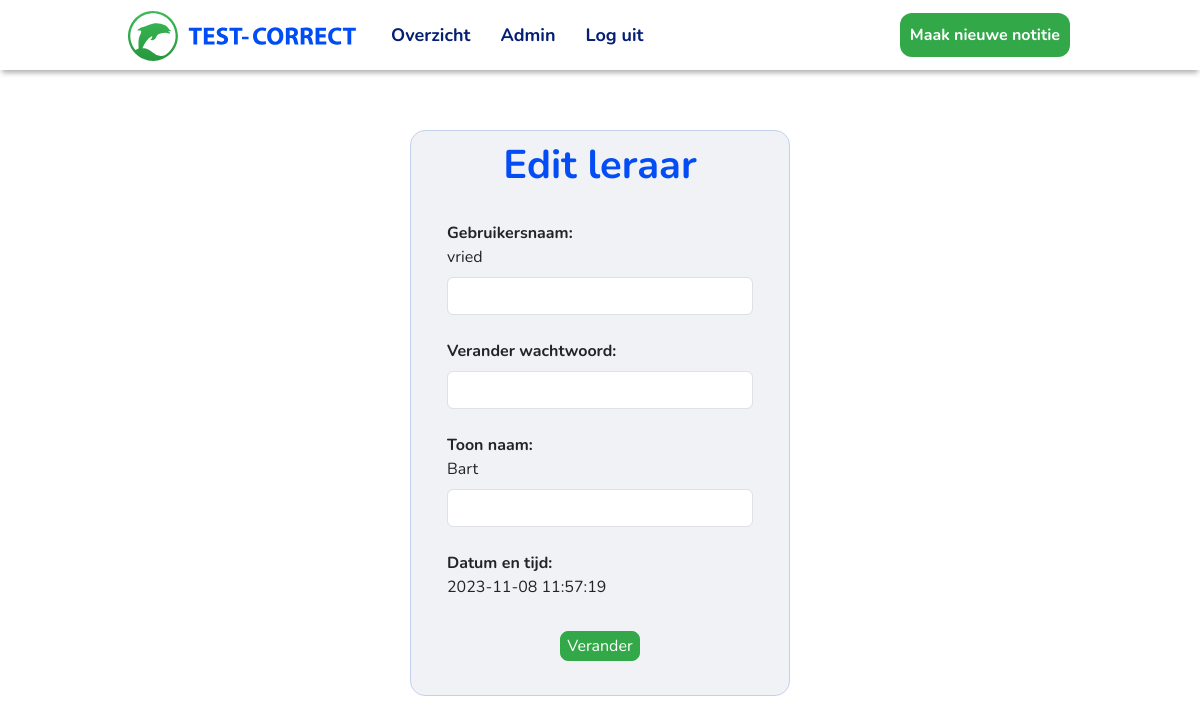
Screenshot of /viewteacher/2 (signed in) with the database file from the repository.
### tables this page shows
CREATE TABLE teachers (
            teacher_id INTEGER PRIMARY KEY AUTOINCREMENT,
            display_name TEXT NOT NULL,
            username TEXT NOT NULL,
            teacher_password TEXT NOT NULL,
            date_created DATETIME DEFAULT CURRENT_TIMESTAMP,
            is_admin INTEGER NOT NULL DEFAULT 0);

### app.py (the view, shortened to what this page needs)
@application.route("/viewteacher/<teacher_id>", methods=["POST", "GET"])
@login_required
def edit_teacher(teacher_id):
    row = MODEL.view_teacher(teacher_id)
    changes = request.form
    return render_template("auth/editteacher.html.jinja", rows=row)

### app.py (called while the page is built)
def login_required(view):
    @functools.wraps(view)
    def wrapped_view(**kwargs):
        if g.user is None:
            return redirect("/login")
        return view(**kwargs)
    return wrapped_view

@application.before_request
def load_logged_in_user():
    user_id = session.get("user_id")
    if user_id is None:
        g.user = None
    else:
        g.user = MODEL.get_current_user_data(user_id)

### lib/MVC.py (called while the page is built)
    def __get_connection(self):
        connection = sqlite3.connect(self.dbpath)
        return connection

    def __get_cursor(self):
        connection = self.__get_connection()
        cursor = connection.cursor()
        cursor.row_factory = sqlite3.Row
        return cursor

    def get_current_user_data(self, user_id):
        cursor = self.__get_cursor()
        cursor.execute("""SELECT
                        teachers.teacher_id,
                        teachers.display_name,
                        teachers.username,
                        teachers.is_admin
                       FROM teachers
                       WHERE teacher_id = ?""",
                       (user_id,))
        return cursor.fetchone()

    def view_teacher(self, teacher_id):
        cursor = self.__get_cursor()
        cursor.execute(
            """
            SELECT  teachers.teacher_id,
                    teachers.display_name,
                    teachers.username,
                    teachers.date_created
            FROM teachers
            WHERE teacher_id = ?""",
            (teacher_id,),
        )
        return cursor.fetchone()

### templates/auth/editteacher.html.jinja (shortened to what this page needs)
{% extends "base.html" %}
{% block head %}
  {{ super() }}
{% endblock %}
{% block content %}
<div class="d-flex justify-content-sm-center" style="padding-top: 5%;padding-bottom: 5%;">
    <div class="login-container">
        <div class="row text-center">
            <h1>Edit leraar</h1>
        </div>
        <br>
        <div class="container justify-content-center">
            <form method="post">
                <dt class="col-md-4 ">Gebruikersnaam:</dt>
                <dd class="col-sm-9">{{ rows.username }}</dd>
                <input name="username" type="text" class="form-control" aria-required="true">
                <br>
                <dt class="col-md-8">Verander wachtwoord:</dt>
                <input name="password" type="text" class="form-control" aria-required="true">
                <br>
                <dt class="col-md-8">Toon naam:</dt>
                <dd class="col-sm-9">{{ rows.display_name }}</dd>
                <input name="display_name" type="text" class="form-control" aria-required="true">
                <br>
                <dt class="col-md-8">Datum en tijd:</dt>
                <dd class="col-sm-9">{{ rows.date_created }}</dd>
                <br>
                <div class="text-center">
                    <button type="submit" id="go" class="btn btn-primary">Verander</button>
                </div>
        </div>
    </div>
</div>
{% endblock %}

### static/styles/test.css (style rules this page uses)
* { margin: 0; padding: 0; box-sizing: border-box; }
body { font-family: 'Nunito', sans-serif; }
input { font-family: 'Nunito', sans-serif; border-style: solid; border-radius: 5px; padding: 5px; width: 290px; border: 2px; }
#go { border-radius: 8px; border-color: #32a849; width: 80px; height: 30px; text-align: center; font-family: 'Nunito', sans-serif; border-style: solid white; padding: 0px; background-color: #32a849; color: white; text-decoration: none; }
h1 { color: #044cf4; font-weight: 700; }
button { border-style: none; background-color: transparent; }
.login-container { width: 380px; border-radius: 15px; border-style: solid; border-width: 1px; border-color: #c3d0ed; padding-left: 2%; padding-top: 10px; padding-right: 2%; padding-bottom: 10px; background-color: #f0f2f5; }

### rows the page displays
teachers: username "vried", display_name "Bart", date_created "2023-11-08 11:57:19"
